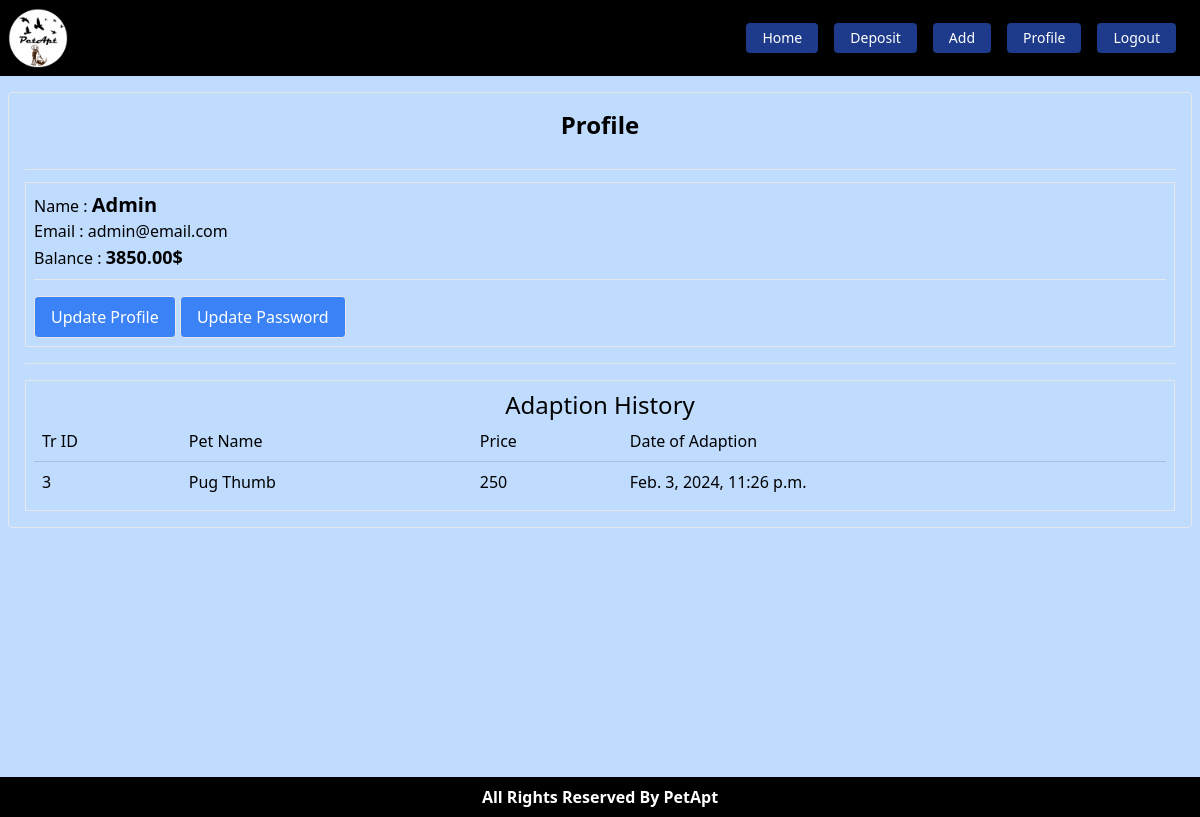
The page /user/profile/ (signed in) on the database its author committed.
### User/models.py (models this page shows, shortened)
class UserAccount(models.Model):
    user = models.OneToOneField(User, on_delete=models.CASCADE, related_name='depositAccount')
    account_no = models.IntegerField(unique=True)
    balance = models.DecimalField(default=0, max_digits=12, decimal_places=2)

class AdaptPet(models.Model):
    pet = models.ForeignKey(Pet, on_delete=models.CASCADE)
    adaptedBy = models.ForeignKey(User, on_delete=models.CASCADE)
    timestamp= models.DateTimeField()
    class Meta:
        ordering = ['timestamp']

### Pets/models.py (models this page shows, shortened)
class Pet(models.Model):
    image = models.ImageField(upload_to='pets/media/images/')
    title = models.CharField(max_length = 40)
    description = models.TextField()
    adapt_price = models.IntegerField()
    category = models.ForeignKey(PetCategory, on_delete=models.CASCADE)

### User/views.py (the view)
# urls.py: path('profile/', views.profileView, name='profile' ),
def profileView(request):
    user=request.user
    adaptedPets = AdaptPet.objects.filter(adaptedBy=user)
    return render(request, 'user_temp/profile.html', {'adaptedPets': adaptedPets, 'user' : user})

### User/templates/user_temp/profile.html
{% extends 'base.html' %}
{% block content %}
<div class="m-auto border rounded p-4" style="max-width: 1280px;">
    <h2 class="text-center text-2xl font-bold pb-4">Profile</h2>
    <hr class="my-3">
    <div class="p-2 mb-4 border">
        <p>Name : <span class="text-xl font-bold">{{user.first_name}} {{user.last_name}}</span></p>
        <p>Email : {{user.email}}</p>
        <p>Balance : <span class="text-lg font-bold">{{user.depositAccount.balance}}$</span></p>
        <hr class="mb-4 mt-2">
        <a href="{% url 'updateprofile' %}" class="bg-blue-500 rounded border text-white p-2 px-4 inline-block">Update
            Profile</a>
        <a href="{% url 'updatepassword' %}" class="bg-blue-500 rounded border text-white p-2 px-4 inline-block">Update
            Password</a>
    </div>
    <hr class="my-4">
    <div class="border p-2">
        <p class="text-center text-2xl">Adaption History</p>
        {% if adaptedPets %}
        <table class="w-full">
            <thead>
                <tr>
                    <td class="p-2">Tr ID</td>
                    <td class="p-2">Pet Name</td>
                    <td class="p-2">Price</td>
                    <td class="p-2">Date of Adaption</td>
                </tr>
            </thead>
            <tbody>
                {% for pet in adaptedPets %}
                <tr>
                    <td class="p-2" style="border-top: 1px solid #6666663d;">{{pet.id}}</td>
                    <td class="p-2" style="border-top: 1px solid #6666663d;">{{pet.pet.title}}</td>
                    <td class="p-2" style="border-top: 1px solid #6666663d;">{{pet.pet.adapt_price}}</td>
                    <td class="p-2" style="border-top: 1px solid #6666663d;">{{pet.timestamp}}</td>
                </tr>
                {% endfor %}
            </tbody>
        </table>
        {% else %}
        <p>No history / data Yet ! Thanks</p>
        {% endif %}
    </div>
</div>
{% endblock %}

### rows shown on the page
AdaptPet: id "3", pet "Pug Thumb", pet.adapt_price "250", timestamp "Feb. 3, 2024, 11:26 p.m."

### other values the page prints
{{ user.first_name }} "Admin"
{{ user.email }} "admin@email.com"
{{ user.depositAccount.balance }} "3850.00"
